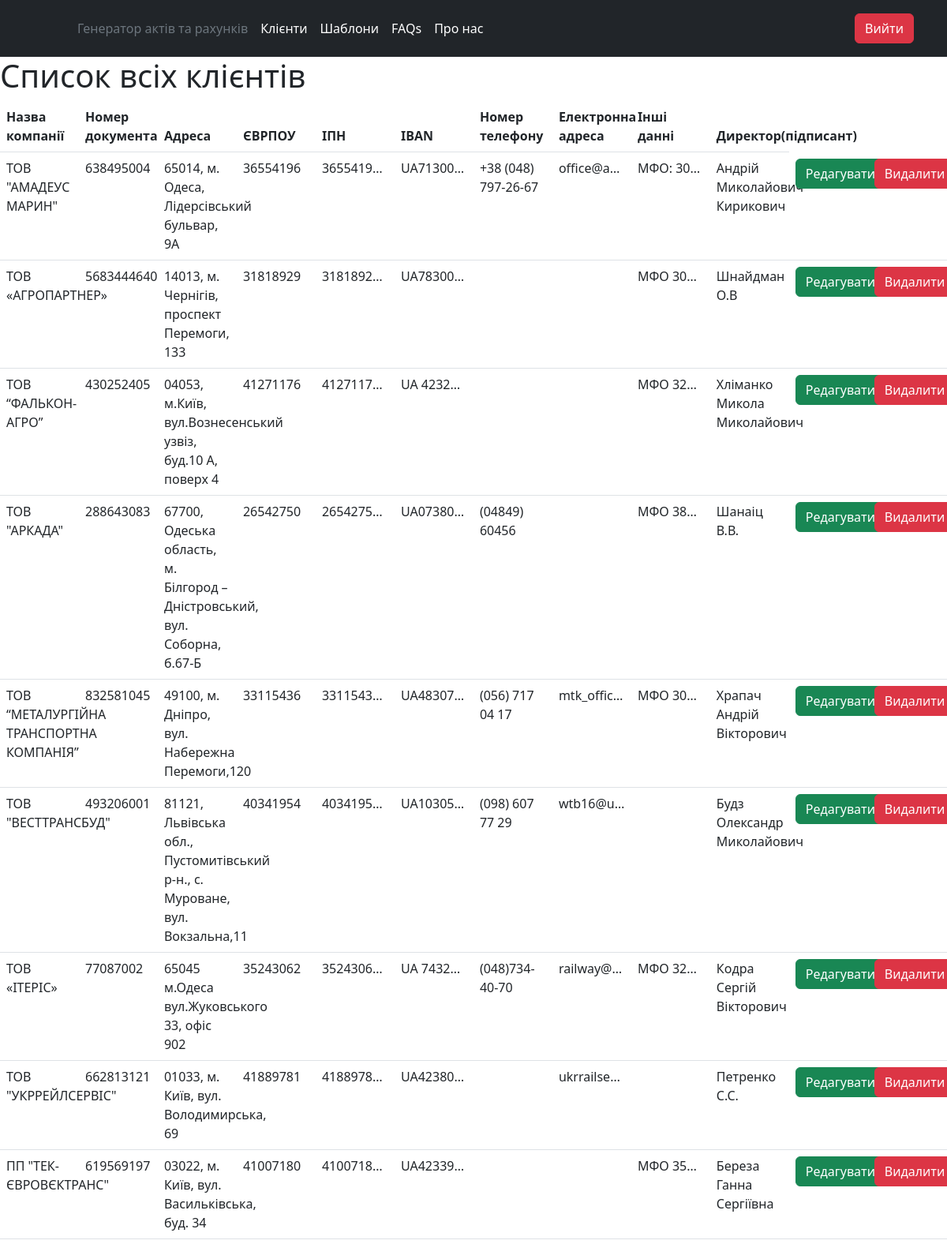
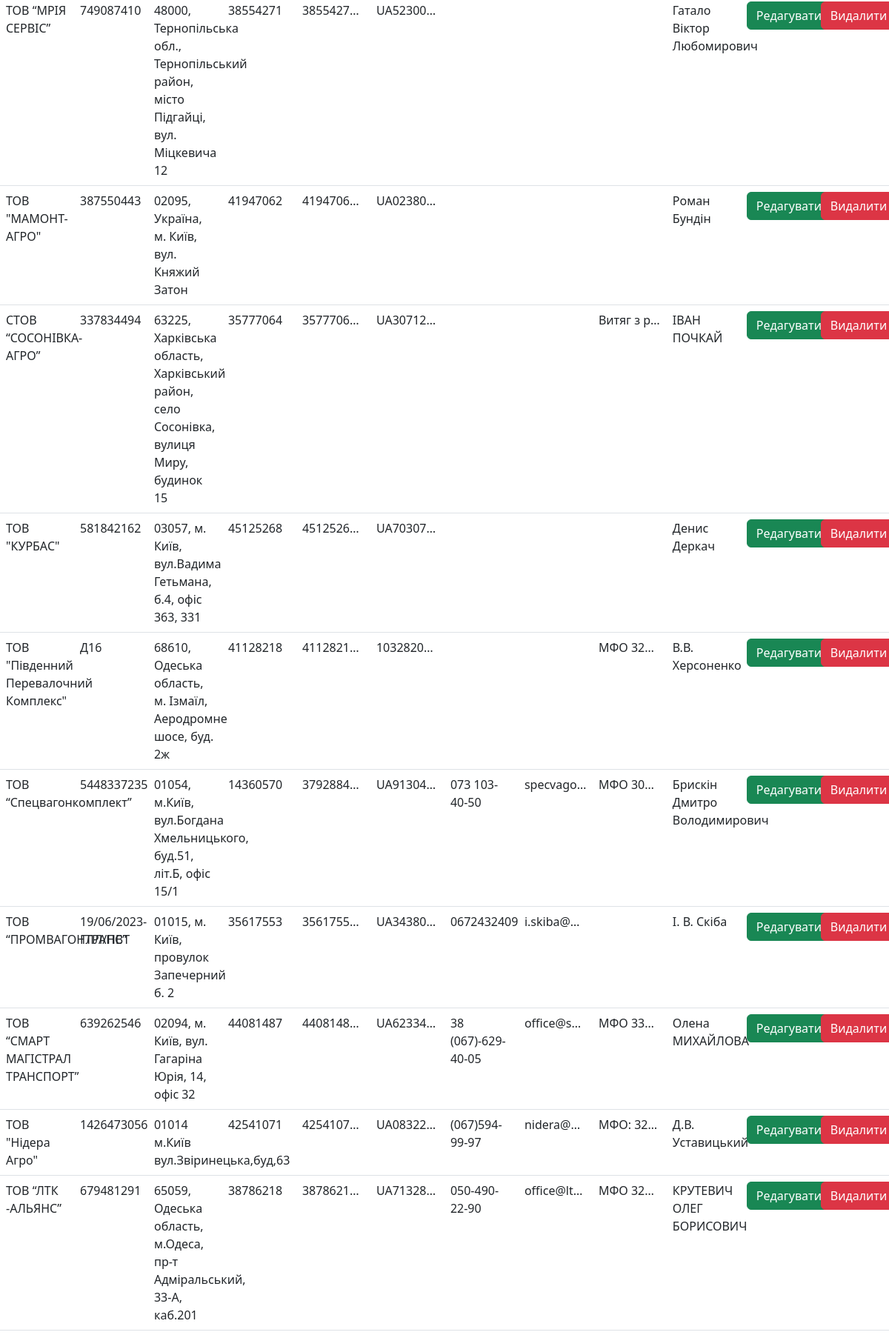
Page /all_client (signed in, upper part) on the committed database (2 pictures, top to bottom).
### app.py (models this page shows)
class Client(db.Model):
    id = db.Column(db.Integer, primary_key=False)
    name_company = db.Column(db.String(100), primary_key=True, nullable=False)
    number_docs = db.Column(db.String(100), primary_key=True)
    adress = db.Column(db.Text)
    edrpou = db.Column(db.Integer)
    ipn = db.Column(db.String(50))
    iban = db.Column(db.String(100))
    tel = db.Column(db.String(100))
    email = db.Column(db.String(50))
    other_data = db.Column(db.Text)
    director = db.Column(db.String(50))

### app.py (the view)
@app.route('/all_client')
@login_required
def all_client():
    user_id = current_user.id
    client = Client.query.filter_by(id=user_id).all()
    return render_template('all_client.html', client=client)

### app.py (called while the page is built)
@login_manager.user_loader
def load_user(user_id):
    return User.query.get(user_id)

@app.after_request
def refirect_to_index(response):
    if response.status_code == 401:
        return redirect('/')
    return response

### templates/all_client.html (shortened to what this page needs)
{% extends 'base.html' %}
{% block body %}
    <h1>Список всіх клієнтів</h1>
    <div class="d-flex flex-wrap align-items-center justify-content-lg-start">
     <div class="table-responsive" style="overflow-x: auto;">
        <table class="table mb-2 justify-content-center mb-md-0" style="width: 100%;">
        <thead>
        <tr>
            <th>Назва компанії</th>
            <th>Номер документа</th>
            <th>Адреса</th>
            <th>ЄВРПОУ</th>
            <th>ІПН</th>
            <th>IBAN</th>
            <th>Номер телефону</th>
            <th>Електронна адреса</th>
            <th>Інші данні</th>
            <th>Директор(підписант)</th>
        </tr>
        </thead>
        <tbody>
        {% for elements in client %}
            <tr>
                <td>{{ elements.name_company }}</td>
                <td>{{ elements.number_docs }}</td>
                <td>{{ elements.adress }}</td>
                <td>{{ elements.edrpou }}</td>
                <td class="vision">{{ elements.ipn }}</td>
                <td class="vision">{{ elements.iban }}</td>
                <td>{{ elements.tel }}</td>
                <td class="vision">{{ elements.email }}</td>
                <td class="vision">{{ elements.other_data }}</td>
                <td>{{ elements.director }}</td>
                <td>
                    <form action="/edit_client" method="POST">
                        <button class="btn btn-success" type="submit">Редагувати</button>
                    </form>
                </td>
                <td>
                    <form action="/delete_client" method="POST">
                        <button class="btn btn-danger" type="submit">Видалити</button>
                    </form>
                </td>
            </tr>
        {% endfor %}
        </tbody>
    </table>
    </div>
    </div>
{% endblock %}

### templates/base.html (shortened to what this page needs)
<!doctype html>
<html lang="en">
<head>
    <link rel="stylesheet" href="{{ url_for('static', filename='css/main.css') }}">
    <link rel="stylesheet" href="https://cdn.jsdelivr.net/npm/bootstrap@5.2.3/dist/css/bootstrap.min.css">
</head>
<body>
    <header class="p-3 text-bg-dark">
    <div class="container">
      <div class="d-flex flex-wrap align-items-center justify-content-center justify-content-lg-start">
        <a href="/" class="d-flex align-items-center mb-2 mb-lg-0 text-white text-decoration-none">
          <svg class="bi me-2" width="40" height="32" role="img" aria-label="Bootstrap"><use xlink:href="#bootstrap"></use></svg>
        </a>
        <ul class="nav col-12 col-lg-auto me-lg-auto mb-2 justify-content-center mb-md-0">
          <li><a href="#" class="nav-link px-2 text-secondary">Генератор актів та рахунків</a></li>
          <li><a href="all_client" class="nav-link px-2 text-white">Клієнти</a></li>
          <li><a href="user_templates" class="nav-link px-2 text-white">Шаблони</a></li>
          <li><a href="faqs" class="nav-link px-2 text-white">FAQs</a></li>
          <li><a href="#" class="nav-link px-2 text-white">Про нас</a></li>
        </ul>
        {% if not current_user.is_authenticated %}
        <form class="col-12 col-lg-auto mb-3 mb-lg-0 me-lg-3" method="POST" action="/login">
          <table>
            <tr>
                <td>
                    <input name="login" class="form-control form-control-dark text-bg-dark" placeholder="Введіть свій логін">
                </td>
                <td>
                    <input name="password" class="form-control form-control-dark text-bg-dark" placeholder="Введіть свій пароль" aria-label="Search">
                </td>
                <td>
                    <button type="sunbmit" class="btn btn-outline-light me-2">Підтвердити</button>
                </td>
            </tr>
          </table>
        </form>
          {% else %}
          <form action="/logout">
          <button type="submit", class="btn btn-danger">Вийти</button>
          </form>
            {% endif %}
      </div>
    </div>
  </header>
    {% block body %}{% endblock %}
</body>
</html>

### static/css/main.css (style rules this page uses)
.table { table-layout: fixed; width: 100%; }
.vision { white-space: nowrap; overflow: hidden; text-overflow: ellipsis; }

### rows in the picture
Client: name_company "ТОВ \"АМАДЕУС МАРИН\"", number_docs "638495004", adress "65014, м. Одеса, Лідерсівський бульвар, 9А", edrpou "36554196", ipn "3655419…", iban "UA71300…", tel "+38 (048) 797-26-67", email "office@a…", other_data "МФО: 30…", director "Андрій Миколайович Кирикович"
Client: name_company "ТОВ «АГРОПАРТНЕР»", number_docs "5683444640", adress "14013, м. Чернігів, проспект Перемоги, 133", edrpou "31818929", ipn "3181892…", iban "UA78300…", other_data "МФО 30…", director "Шнайдман О.В"
Client: name_company "ТОВ “ФАЛЬКОН-АГРО”", number_docs "430252405", adress "04053, м.Київ, вул.Вознесенський узвіз, буд.10 А, поверх 4", edrpou "41271176", ipn "4127117…", iban "UA 4232…", other_data "МФО 32…", director "Хліманко Микола Миколайович"
Client: name_company "ТОВ \"АРКАДА\"", number_docs "288643083", adress "67700, Одеська область, м. Білгород – Дністровський, вул. Соборна, б.67-Б", edrpou "26542750", ipn "2654275…", iban "UA07380…", tel "(04849) 60456", other_data "МФО 38…", director "Шанаіц В.В."
Client: name_company "ТОВ “МЕТАЛУРГІЙНА ТРАНСПОРТНА КОМПАНІЯ”", number_docs "832581045", adress "49100, м. Дніпро, вул. Набережна Перемоги,120", edrpou "33115436", ipn "3311543…", iban "UA48307…", tel "(056) 717 04 17", email "mtk_offic…", other_data "МФО 30…", director "Храпач Андрій Вікторович"
Client: name_company "ТОВ \"ВЕСТТРАНСБУД\"", number_docs "493206001", adress "81121, Львівська обл., Пустомитівський р-н., с. Муроване, вул. Вокзальна,11", edrpou "40341954", ipn "4034195…", iban "UA10305…", tel "(098) 607 77 29", email "wtb16@u…", director "Будз Олександр Миколайович"
Client: name_company "ТОВ «ІТЕРІС»", number_docs "77087002", adress "65045 м.Одеса вул.Жуковського 33, офіс 902", edrpou "35243062", ipn "3524306…", iban "UA 7432…", tel "(048)734-40-70", email "railway@…", other_data "МФО 32…", director "Кодра Сергій Вікторович"
Client: name_company "ТОВ \"УКРРЕЙЛСЕРВІС\"", number_docs "662813121", adress "01033, м. Київ, вул. Володимирська, 69", edrpou "41889781", ipn "4188978…", iban "UA42380…", email "ukrrailse…", director "Петренко С.С."
Client: name_company "ПП \"ТЕК-ЄВРОВЄКТРАНС\"", number_docs "619569197", adress "03022, м. Київ, вул. Васильківська, буд. 34", edrpou "41007180", ipn "4100718…", iban "UA42339…", other_data "МФО 35…", director "Береза Ганна Сергіївна"
Client: name_company "ТОВ “МРІЯ СЕРВІС”", number_docs "749087410", adress "48000, Тернопільська обл., Тернопільський район, місто Підгайці, вул. Міцкевича 12", edrpou "38554271", ipn "3855427…", iban "UA52300…", director "Гатало Віктор Любомирович"
Client: name_company "ТОВ \"МАМОНТ-АГРО\"", number_docs "387550443", adress "02095, Україна, м. Київ, вул. Княжий Затон", edrpou "41947062", ipn "4194706…", iban "UA02380…", director "Роман Бундін"
Client: name_company "СТОВ “СОСОНІВКА-АГРО”", number_docs "337834494", adress "63225, Харківська область, Харківський район, село Сосонівка, вулиця Миру, будинок 15", edrpou "35777064", ipn "3577706…", iban "UA30712…", other_data "Витяг з р…", director "ІВАН ПОЧКАЙ"
Client: name_company "ТОВ \"КУРБАС\"", number_docs "581842162", adress "03057, м. Київ, вул.Вадима Гетьмана, б.4, офіс 363, 331", edrpou "45125268", ipn "4512526…", iban "UA70307…", director "Денис Деркач"
Client: name_company "ТОВ \"Південний Перевалочний Комплекс\"", number_docs "Д16", adress "68610, Одеська область, м. Ізмаїл, Аеродромне шосе, буд. 2ж", edrpou "41128218", ipn "4112821…", iban "1032820…", other_data "МФО 32…", director "В.В. Херсоненко"
Client: name_company "ТОВ “Спецвагонкомплект”", number_docs "5448337235", adress "01054, м.Київ, вул.Богдана Хмельницького, буд.51, літ.Б, офіс 15/1", edrpou "14360570", ipn "3792884…", iban "UA91304…", tel "073 103-40-50", email "specvago…", other_data "МФО 30…", director "Брискін Дмитро Володимирович"
Client: name_company "ТОВ “ПРОМВАГОНТРАНС”", number_docs "19/06/2023-ГЛЛ/ПВТ", adress "01015, м. Київ, провулок Запечерний б. 2", edrpou "35617553", ipn "3561755…", iban "UA34380…", tel "0672432409", email "i.skiba@…", director "І. В. Скіба"
Client: name_company "ТОВ “СМАРТ МАГІСТРАЛ ТРАНСПОРТ”", number_docs "639262546", adress "02094, м. Київ, вул. Гагаріна Юрія, 14, офіс 32", edrpou "44081487", ipn "4408148…", iban "UA62334…", tel "38 (067)-629-40-05", email "office@s…", other_data "МФО 33…", director "Олена МИХАЙЛОВА"
Client: name_company "ТОВ \"Нідера Агро\"", number_docs "1426473056", adress "01014 м.Київ вул.Звіринецька,буд,63", edrpou "42541071", ipn "4254107…", iban "UA08322…", tel "(067)594-99-97", email "nidera@…", other_data "МФО: 32…", director "Д.В. Уставицький"
Client: name_company "ТОВ “ЛТК -АЛЬЯНС”", number_docs "679481291", adress "65059, Одеська область, м.Одеса, пр-т Адміральський, 33-А, каб.201", edrpou "38786218", ipn "3878621…", iban "UA71328…", tel "050-490-22-90", email "office@lt…", other_data "МФО 32…", director "КРУТЕВИЧ ОЛЕГ БОРИСОВИЧ"
